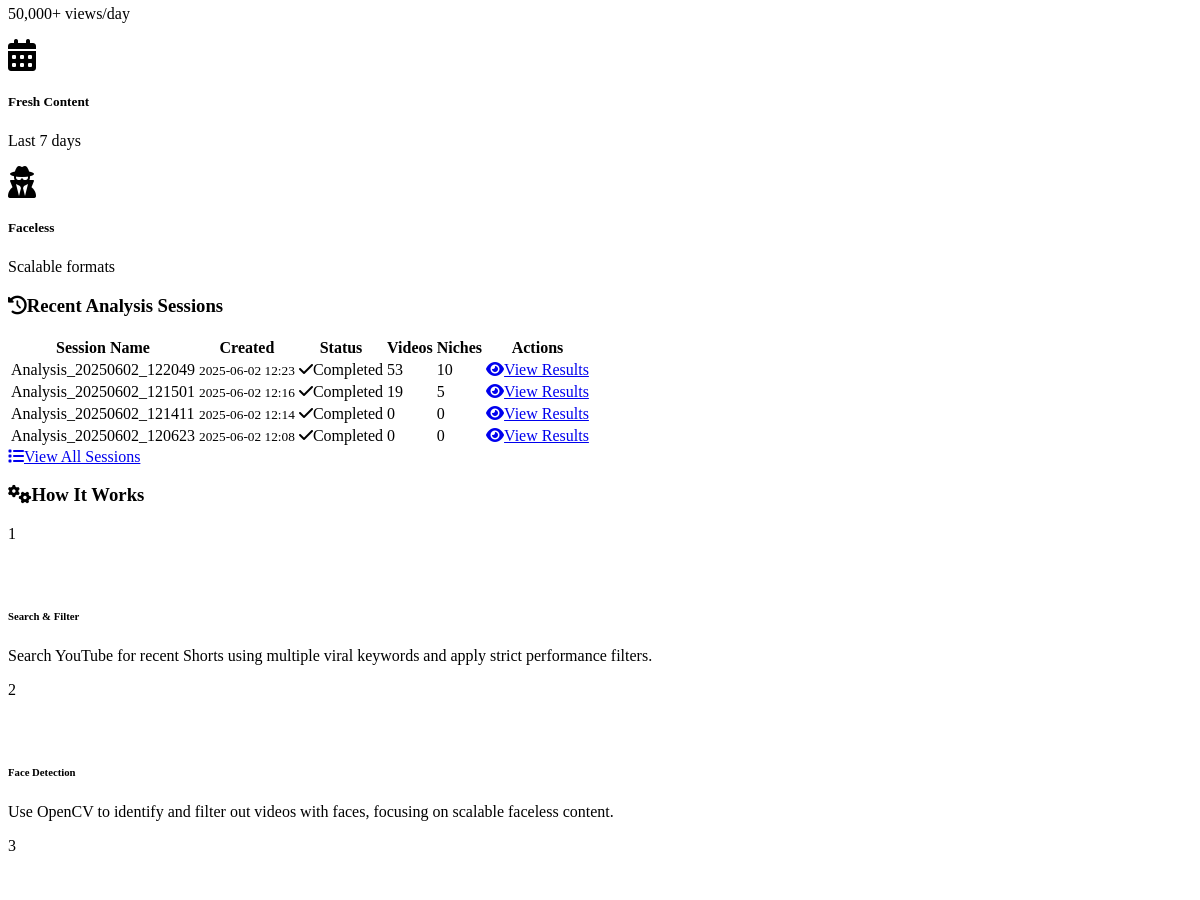
Before: / (middle part) with the older database file.
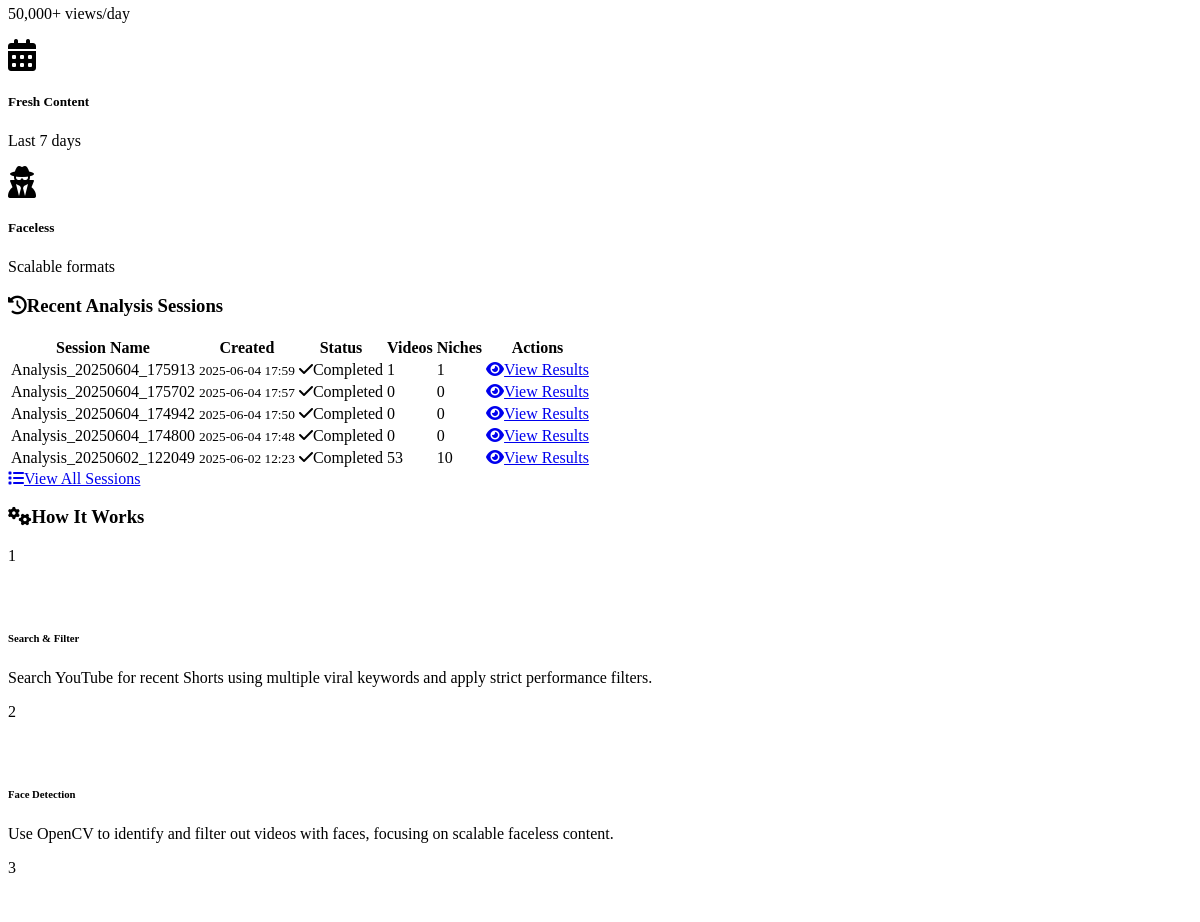
After: the same page with the newer database file.
### models.py (models this page shows, shortened)
class AnalysisSession(db.Model):
    id = db.Column(db.Integer, primary_key=True)
    session_name = db.Column(db.String(200), nullable=False)
    created_at = db.Column(db.DateTime, default=datetime.utcnow)
    parameters = db.Column(db.Text)  # JSON string of search parameters
    status = db.Column(db.String(50), default='pending')  # pending, running, completed, failed
    total_videos_analyzed = db.Column(db.Integer, default=0)
    total_channels_found = db.Column(db.Integer, default=0)
    total_niches_identified = db.Column(db.Integer, default=0)

### routes.py (the view)
@app.route('/')
def index():
    recent_sessions = AnalysisSession.query.order_by(AnalysisSession.created_at.desc()).limit(5).all()
    return render_template('index.html', recent_sessions=recent_sessions)

### templates/index.html (shortened to what this page needs)
{% extends "base.html" %}
{% block content %}
<div class="row mb-5">
    <div class="col-md-3">
        <div class="card text-center border-0 bg-body-secondary">
            <div class="card-body">
                <p class="card-text small text-muted">50,000+ views/day</p>
            </div>
        </div>
    </div>
    <div class="col-md-3">
        <div class="card text-center border-0 bg-body-secondary">
            <div class="card-body">
                <i class="fas fa-calendar-alt fa-2x text-success mb-3"></i>
                <h5 class="card-title">Fresh Content</h5>
                <p class="card-text small text-muted">Last 7 days</p>
            </div>
        </div>
    </div>
    <div class="col-md-3">
        <div class="card text-center border-0 bg-body-secondary">
            <div class="card-body">
                <i class="fas fa-user-secret fa-2x text-warning mb-3"></i>
                <h5 class="card-title">Faceless</h5>
                <p class="card-text small text-muted">Scalable formats</p>
            </div>
        </div>
    </div>
</div>
{% if recent_sessions %}
<div class="row">
    <div class="col-12">
        <h3 class="mb-4">
            <i class="fas fa-history me-2"></i>Recent Analysis Sessions
        </h3>
        <div class="table-responsive">
            <table class="table table-hover">
                <thead>
                    <tr>
                        <th>Session Name</th>
                        <th>Created</th>
                        <th>Status</th>
                        <th>Videos</th>
                        <th>Niches</th>
                        <th>Actions</th>
                    </tr>
                </thead>
                <tbody>
                    {% for session in recent_sessions %}
                    <tr>
                        <td>
                            <div class="fw-bold">{{ session.session_name }}</div>
                        </td>
                        <td>
                            <small class="text-muted">
                                {{ session.created_at.strftime('%Y-%m-%d %H:%M') }}
                            </small>
                        </td>
                        <td>
                            {% if session.status == 'completed' %}
                                <span class="badge bg-success">
                                    <i class="fas fa-check me-1"></i>Completed
                                </span>
                            {% elif session.status == 'running' %}
                                <span class="badge bg-primary">
                                    <i class="fas fa-spinner fa-spin me-1"></i>Running
                                </span>
                            {% elif session.status == 'failed' %}
                                <span class="badge bg-danger">
                                    <i class="fas fa-times me-1"></i>Failed
                                </span>
                            {% else %}
                                <span class="badge bg-secondary">
                                    <i class="fas fa-clock me-1"></i>Pending
                                </span>
                            {% endif %}
                        </td>
                        <td>
                            <span class="fw-bold">{{ session.total_videos_analyzed or 0 }}</span>
                        </td>
                        <td>
                            <span class="fw-bold">{{ session.total_niches_identified or 0 }}</span>
                        </td>
                        <td>
                            <a href="{{ url_for('results', session_id=session.id) }}"
                               class="btn btn-sm btn-outline-primary">
                                <i class="fas fa-eye me-1"></i>View Results
                            </a>
                        </td>
                    </tr>
                    {% endfor %}
                </tbody>
            </table>
        </div>
        <div class="text-center mt-3">
            <a href="{{ url_for('sessions') }}" class="btn btn-outline-secondary">
                <i class="fas fa-list me-2"></i>View All Sessions
            </a>
        </div>
    </div>
</div>
{% endif %}
<div class="row mt-5">
    <div class="col-12">
        <h3 class="mb-4 text-center">
            <i class="fas fa-cogs me-2"></i>How It Works
        </h3>
        <div class="row g-4">
            <div class="col-md-3">
                <div class="card border-0 bg-body-secondary h-100">
                    <div class="card-body text-center">
                        <div class="rounded-circle bg-primary text-white d-inline-flex align-items-center justify-content-center mb-3"
                             style="width: 60px; height: 60px;">
                            <span class="fs-4 fw-bold">1</span>
                        </div>
                        <h6 class="card-title">Search & Filter</h6>
                        <p class="card-text small text-muted">
                            Search YouTube for recent Shorts using multiple viral keywords and apply strict performance filters.
                        </p>
                    </div>
                </div>
            </div>
            <div class="col-md-3">
                <div class="card border-0 bg-body-secondary h-100">
                    <div class="card-body text-center">
                        <div class="rounded-circle bg-primary text-white d-inline-flex align-items-center justify-content-center mb-3"
                             style="width: 60px; height: 60px;">
                            <span class="fs-4 fw-bold">2</span>
                        </div>
                        <h6 class="card-title">Face Detection</h6>
                        <p class="card-text small text-muted">
                            Use OpenCV to identify and filter out videos with faces, focusing on scalable faceless content.
                        </p>
                    </div>
                </div>
            </div>
            <div class="col-md-3">
                <div class="card border-0 bg-body-secondary h-100">
                    <div class="card-body text-center">
                        <div class="rounded-circle bg-primary text-white d-inline-flex align-items-center justify-content-center mb-3"
                             style="width: 60px; height: 60px;">
                            <span class="fs-4 fw-bold">3</span>
                        </div>
                    </div>
                </div>
            </div>
        </div>
    </div>
</div>
{% endblock %}

### templates/base.html (shortened to what this page needs)
<!DOCTYPE html>
<html lang="en" data-bs-theme="dark">
<head>
    <link href="https://cdn.replit.com/agent/bootstrap-agent-dark-theme.min.css" rel="stylesheet">
    <link rel="stylesheet" href="https://cdnjs.cloudflare.com/ajax/libs/font-awesome/6.4.0/css/all.min.css">
    <link rel="stylesheet" href="{{ url_for('static', filename='css/style.css') }}">
</head>
<body>
    <main class="container my-4">
        {% block content %}{% endblock %}
    </main>
</body>
</html>

### static/css/style.css (style rules this page uses)
:root { --primary-gradient: linear-gradient(135deg, #667eea 0%, #764ba2 100%); --success-gradient: linear-gradient(135deg, #11998e 0%, #38ef7d 100%); --warning-gradient: linear-gradient(135deg, #f093fb 0%, #f5576c 100%); --info-gradient: linear-gradient(135deg, #4facfe 0%, #00f2fe 100%); }
.card { transition: transform 0.2s ease, box-shadow 0.2s ease; }
.badge { font-weight: 500; }
.fas, .fab { font-family: "Font Awesome 6 Free", "Font Awesome 6 Brands"; }

Changed rows visible on the page:
no longer on this page (row unchanged): AnalysisSession: session_name "Analysis_20250602_121501", created_at "2025-06-02 12:16", status "completed" (drawn), total_videos_analyzed "19", total_niches_identified "5"
no longer on this page (row unchanged): AnalysisSession: session_name "Analysis_20250602_121411", created_at "2025-06-02 12:14", status "completed" (drawn), total_videos_analyzed "0", total_niches_identified "0"
no longer on this page (row unchanged): AnalysisSession: session_name "Analysis_20250602_120623", created_at "2025-06-02 12:08", status "completed" (drawn), total_videos_analyzed "0", total_niches_identified "0"
added AnalysisSession: session_name "Analysis_20250604_175913", created_at "2025-06-04 17:59", status "completed" (drawn), total_videos_analyzed "1", total_niches_identified "1"
added AnalysisSession: session_name "Analysis_20250604_175702", created_at "2025-06-04 17:57", status "completed" (drawn), total_videos_analyzed "0", total_niches_identified "0"
added AnalysisSession: session_name "Analysis_20250604_174942", created_at "2025-06-04 17:50", status "completed" (drawn), total_videos_analyzed "0", total_niches_identified "0"
added AnalysisSession: session_name "Analysis_20250604_174800", created_at "2025-06-04 17:48", status "completed" (drawn), total_videos_analyzed "0", total_niches_identified "0"
